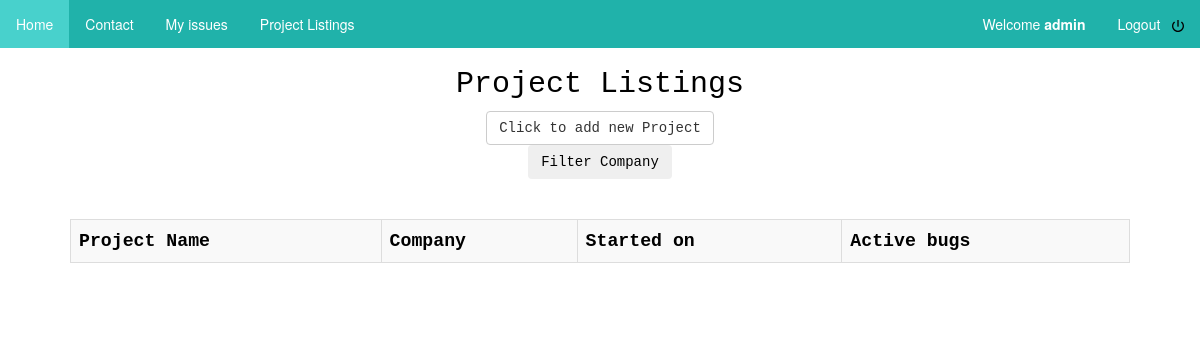
The page /mysite/projects/ (signed in) on the database as committed earlier.
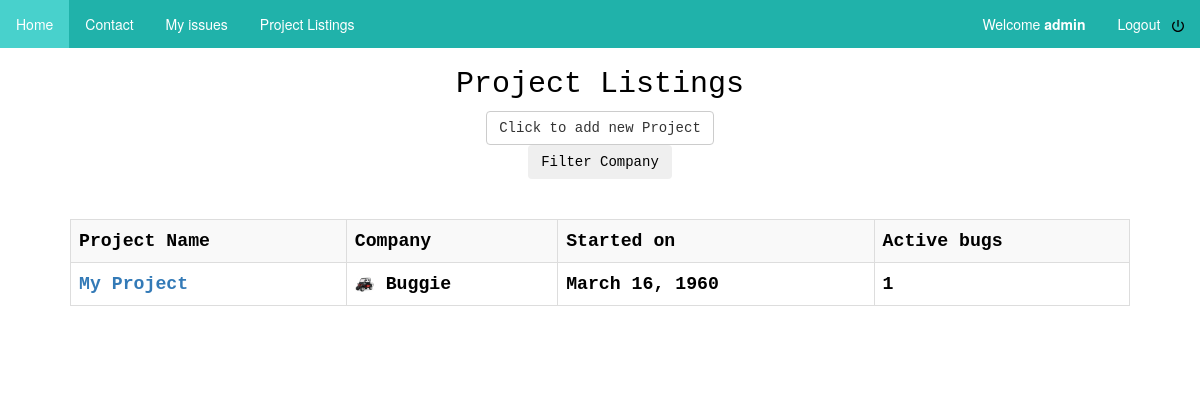
The same page on the database as committed later.
### mysite/models.py (models this page shows, shortened)
class project(models.Model):
    def validateDate(date):
        if datetime.date.today() < date:
            raise ValidationError("Date is in the future")
    project_name = models.CharField(max_length=200)
    projectDescription = models.TextField()
    project_id = models.AutoField(primary_key=True)
    start_date = models.DateField(default=datetime.date.today,validators=[validateDate])
    company = models.ForeignKey(company, on_delete=models.CASCADE, default=None)

class company(models.Model):
    companyName = models.CharField(max_length=50)
    companyId = models.AutoField(primary_key=True)
    companyLogo = models.ImageField(upload_to='company_logo', default='company_logo/buggie.png')

### mysite/views.py (the view)
# urls.py: path('projects/',views.projectListings,name='projects'),
@never_cache
def projectListings(request):
    projects = project.objects.all()
    companies  = company.objects.all()
    noIssueProject = {}
    nameProject = {}
    for projectVar in projects:
        noIssueProject[projectVar.project_id] = len(bug.objects.filter(project=projectVar,bug_status='L'))
        nameProject[projectVar.project_id] = projectVar.project_name
    return render(request, 'mysite/project_list.html', {'projects':projects,'cardinal': noIssueProject, 'companies':companies })

### mysite/templatetags/mysite_extras.py (called while the page is built)
@register.filter(name='hash')
def hash(h, key):
    return h[key]

### mysite/templates/mysite/project_list.html (shortened to what this page needs)
{% extends 'base.html' %}
{% block body %}
{% load mysite_extras %}
	<div class  = 'container'>
		<h2>Project Listings</h2>
		{% if request.user.is_staff %}
		<a href="{% url 'mysite:newProject'%}">
		<button class="new-project-button btn btn-default" id="new-project-button">
			Click to add new Project</button></a>
			{% endif %}
		  <br>
			<div class="dropdown">
					<button class="btn btn-secondary dropdown-toggle" type="button" id="dropdownMenuButton" data-toggle="dropdown" aria-haspopup="true" aria-expanded="false">
					Filter Company
					</button>
			</div>
		<div class='margins' style="padding:40px">
			<table class='table table-striped table-bordered'>
				<tr>
					<th>Project Name</th>
					<th>Company</th>
					<th>Started on</th>
					<th>Active bugs</th>
				</tr>
				{% for project in projects %}
					<tr>
						<th> <a href="{% url 'mysite:projectDisplay' project.project_id%}">{{project.project_name}}</a> </th>
						<th><img src="{{project.company.companyLogo.url}}" width="20px"> {{project.company.companyName}} </th>
						<th> {{project.start_date}} </th>
						<th> {{ cardinal|hash:project.project_id }} </th>
					</tr>
				{% endfor %}
			</table>
		</div>
	</div>
{% endblock %}

### mysite/templates/base.html (shortened to what this page needs)
<!DOCTYPE html>
{% load static %}
<html>
<head>
    <link rel="stylesheet" type="text/css" href="{% static 'mysite/style.css' %}">
    <link rel="stylesheet" type="text/css" href="{% static 'mysite/bootstrap.min.css' %}">
  </head>
<body>
<div class="topnav">
      <ul>
          <li> <a class="active" href="{% url 'mysite:index' %}">Home</a> </li>
          <li> <a href="{% url 'mysite:contact' %}">Contact</a> </li>
          {% if  user.is_authenticated %}
          <li> <a href="{% url 'mysite:myIssue' user.id%}">My issues</a> </li>
          <li> <a href="{% url 'mysite:projects' %}">Project Listings</a> </li>
          <li style = 'float:right'>
          <a href="{% url 'mysite:logout' %}">Logout &nbsp
          <img width="12" height="16" src="{% static 'mysite/power.svg' %}" alt="Kiwi standing on oval"> </a>
          </li>
          {% if user %}
              <li style = "float:right">
               <a href="{% url 'mysite:showProfile' user.id %}">Welcome  <strong> {{ user.username }} </strong></a>
              </li>
          {% endif %}
 {% endif %}
</div>
{% block body %}
{% endblock %}
</body>
</html>

### mysite/static/mysite/style.css (style rules this page uses)
li a { color: green; }
.container { content-align:center; text-align : center; color: black; font-family: courier; font-size: 130%; margin: 25px 50px 75px 100px; }
body { background-color: white; }
.topnav ul { list-style-type: none; margin: 0; padding: 0; overflow: hidden; background-color: #20B2AA; }
.topnav li { float: left; }
.topnav li a { display: block; color: white; text-align: center; padding: 14px 16px; text-decoration: none; }
.active { background-color: #48D1CC; }
.container { margin : auto; width: 742px; }

Rows that differ between the two databases and show on the page:
added project: project_name "My Project", company.companyLogo (picture), company.companyName "Buggie", start_date "March 16, 1960", project_id "1"
